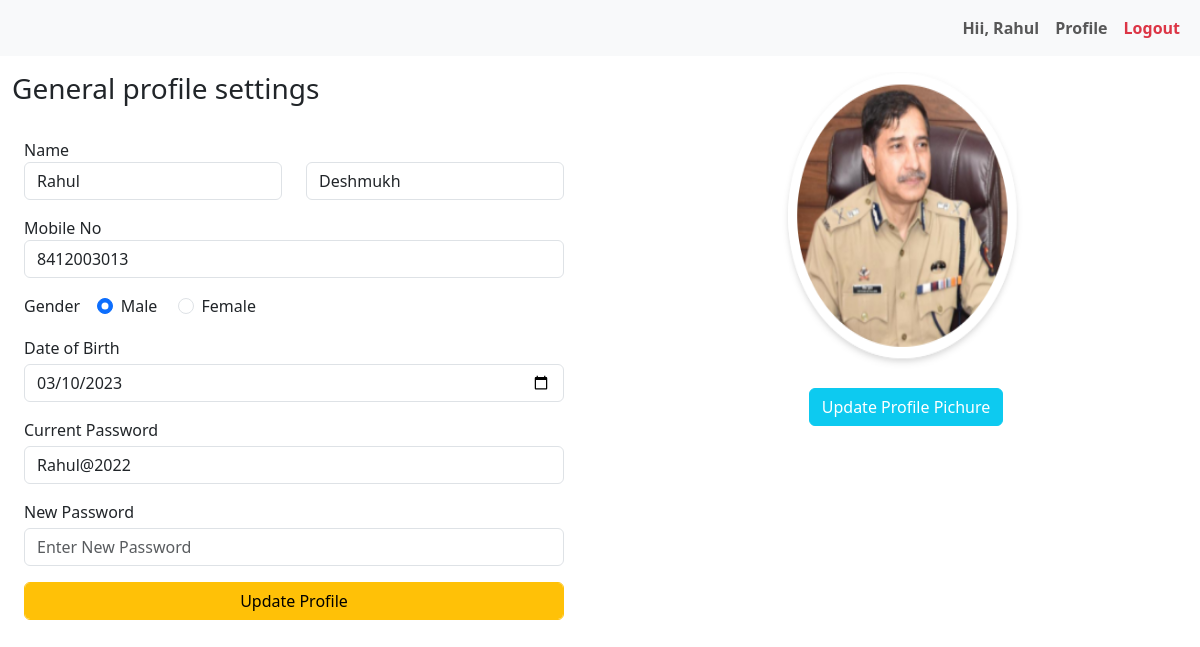
The app's page /profile.php (signed in) with its own data.
### tables this page shows
CREATE TABLE `userlist` (
  `id` int(10) NOT NULL,
  `fname` varchar(10) NOT NULL,
  `lname` varchar(10) NOT NULL,
  `mob` varchar(13) NOT NULL,
  `gender` varchar(7) NOT NULL,
  `dob` date NOT NULL,
  `pass` varchar(100) NOT NULL,
  `createdon` timestamp NOT NULL DEFAULT current_timestamp() ON UPDATE current_timestamp(),
  `profileimg` varchar(200) NOT NULL
);

### profile.php (the view, shortened to what this page needs)
<?php
include('config.php');
$loginuser= $_SESSION['id'];
$selectusersql="SELECT * FROM `userlist` WHERE `id`='$loginuser'";
$res=mysqli_query($con,$selectusersql);
$row=mysqli_fetch_assoc($res);
$fname=$row['fname'];
$lname=$row['lname'];
$mob=$row['mob'];
$gender=$row['gender'];
$dob=$row['dob'];
$cpass=$row['pass'];
$profile=$row['profileimg'];
?>
<!doctype html>
<html lang="en">
  <head>
    <link href="https://cdn.jsdelivr.net/npm/bootstrap@5.3.0-alpha1/dist/css/bootstrap.min.css" rel="stylesheet">
  </head>
  <body>
  <nav class="navbar navbar-expand-lg bg-body-tertiary">
        <div class="container-fluid">
          <div class="collapse navbar-collapse" id="navbarScroll">
              <ul class="navbar-nav">
              <li class="nav-item ">
                <a class="nav-link" href="dashboard.php" id="navbarDropdownMenuLink" role="button" data-toggle="dropdown" aria-haspopup="true" aria-expanded="false">
                  <b><?php echo 'Hii, '.$_SESSION['name'];?></b>
                </a>
              </li>
              <li class="nav-item ">
                <a class="nav-link" href="profile.php" id="navbarDropdownMenuLink" role="button" data-toggle="dropdown" aria-haspopup="true" aria-expanded="false">
                 <b>Profile</b>
                </a>
              </li>
              <li class="nav-item ">
                <a class="nav-link text-danger" href="logout.php" id="navbarDropdownMenuLink" role="button" data-toggle="dropdown" aria-haspopup="true" aria-expanded="false">
                  <b>Logout</b>
                </a>
              </li>
             </ul>
          </div>
        </div>
      </nav>
<div class="row mt-3">
    <div class="col">
      <div class="container">
        <h3>General profile settings</h3>
      </div>
      <div action="" class="p-4">
        <label for="">Name</label>
        <div class="row">
          <div class="col">
            <input type="text" class="form-control" id="pfname" placeholder="First name" value="<?php echo $fname;?>">
          </div>
          <div class="col">
            <input type="text" class="form-control" id="plname" placeholder="Last name" value="<?php echo $lname;?>">
          </div>
        </div>
        <label for="" class="mt-3">Mobile No</label>
        <input type="text" class="form-control" placeholder="Mobile Number" id="pmob" value="<?php echo $mob;?>">
        <label for="" class="mt-3">Gender</label>&nbsp&nbsp&nbsp
        <div class="form-check form-check-inline mt-3">
          <input class="form-check-input" type="radio" name="gender" id="inlineRadio1" value="Male" <?php if($gender=="Male"){ ?>checked<?php } ?>>
          <label class="form-check-label" for="inlineRadio1">Male</label>
        </div>
        <div class="form-check form-check-inline">
          <input class="form-check-input" type="radio" name="gender" id="inlineRadio2" value="female" <?php if($gender=="female"){ ?>checked<?php } ?>>
          <label class="form-check-label" for="inlineRadio2">Female</label>
        </div>
<br>
        <label for="" class="mt-3">Date of Birth</label>
        <input type="date" name="dob" class="form-control mt-1" id="pdob" value="<?php echo $dob;?>">
        <label for="" class="mt-3">Current Password</label>
        <input type="text" name="password" class="form-control mt-1" placeholder="Current Password" id="pcpass" value="<?php echo $cpass;?>">
        <label for="" class="mt-3">New Password</label>
        <input type="password" name="password" class="form-control mt-1" placeholder="Enter New Password" id="pnpass">
            <button class="btn btn-warning mt-3 form-control" name="btnsignup" onclick="updateprofile()">Update Profile</button>
  </div>
    </div>
    <div class="col">
 <div class="container">
 <center>
  <img src="<?php echo $profile; ?>" height="300px" width="300px" alt=""><br>
<button class="btn btn-info mt-3 text-white mb-3" onclick="showprofile()">Update Profile Pichure</button>
 </center>
      </div>
    </div>
  </div>
  </body>
</html>

### profile.php (style rules this page uses)
a { color:black; text-decoration: none; }

### records on screen
userlist: fname "Rahul", lname "Deshmukh", mob "8412003013", gender "☑ Male", gender "☐ Female", dob "03/10/2023", password "Rahul@2022", profileimg (picture)

### other values on screen
$_SESSION['name'] "Rahul"
